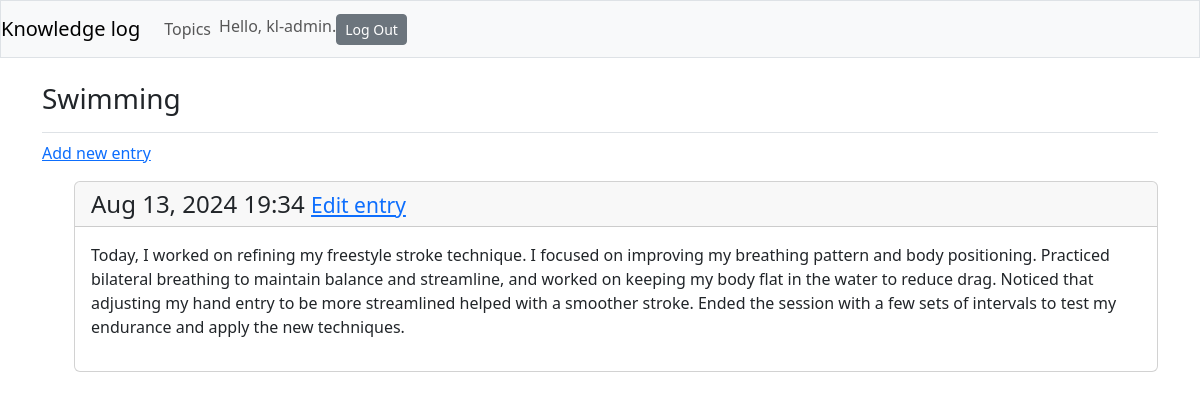
The page /topics/3/ (signed in) on the database its author committed.
### core_app/models.py (models this page shows, shortened)
class Topic(models.Model):
    title = models.CharField(max_length=200)
    date_added = models.DateTimeField(auto_now_add=True)
    owner = models.ForeignKey(User, on_delete=models.CASCADE)
    def __str__(self):
        return self.title

class Entry(models.Model):
    topic = models.ForeignKey(Topic, on_delete=models.CASCADE)
    text = models.TextField()
    date_added = models.DateTimeField(auto_now_add=True)
    class Meta:
        verbose_name_plural = 'entries'

### core_app/views.py (the view)
# urls.py: path('topics/<int:topic_id>/', views.get_topic, name='topic'),
@login_required
def get_topic(request, topic_id):
    topic = Topic.objects.get(id=topic_id)
    check_topic_owner(topic, request)
    entries = topic.entry_set.order_by('-date_added')
    context = {'topic': topic,
               'entries': entries}
    return render(request, "core_app/topic.html", context)

### core_app/views.py (called while the page is built)
def check_topic_owner(topic, request):
    if topic.owner != request.user:
        raise Http404

### core_app/templates/core_app/topic.html
{% extends "core_app/base.html" %}
{% block page_header %}
    <h3>{{ topic }}</h3>
{% endblock page_header %}
{% block content %}
    <p><a href="{% url 'core_app:new_entry' topic.id %}">Add new entry</a></p>
    <ul>
    {% for entry in entries %}
        <div class="card mb-3">
            <h4 class="card-header">
                    {{ entry.date_added|date:'M d, Y H:i' }}
                <small>
                    <a href="{% url 'core_app:edit_entry' entry.id %}">Edit entry</a>
                </small>
            </h4>
            <div class="card-body">
                    {{ entry.text | linebreaks }}
            </div>
        </div>
    {% empty %}
        <p>There are no entries for this topic yet.</p>
    {% endfor %}
    </ul>
{% endblock content %}

### core_app/templates/core_app/base.html (shortened to what this page needs)
{% load django_bootstrap5 %}
<!doctype html>
<html lang="en">
<head>
    {% bootstrap_css %}
</head>
<body>
    <nav class="navbar navbar-expand-md navbar-light bg-light mb-4 border">
        <a href="{% url 'core_app:index' %}" class="navbar-brand">Knowledge log</a>
        <div class="collapse navbar-collapse" id="navbarCollapse">
            <ul class="navbar-nav mr-auto">
                <li class="nav-item">
                    <a href="{% url 'core_app:topics' %}" class="nav-link">Topics</a>
                </li>
            </ul>
            <ul class="navbar-nav ml-auto">
                {% if user.is_authenticated %}
                    <li class="nav-item">
                        <span class="navbar-text">Hello, {{ user.username }}.</span>
                    </li>
                    <li class="nav-item">
                        <form action="{% url 'users:logout' %}" method="post">
                            <button class="btn btn-sm btn-secondary" type="submit">Log Out</button>
                        </form>
                    </li>
                {% endif %}
            </ul>
        </div>
    </nav>
    <main role="main" class="container">
        <div class="pb-2 mb-2 border-bottom">
            {% block page_header %}{% endblock page_header %}
        </div>
            {% block content %}{% endblock content %}
    </main>
</body>
</html>

### rows shown on the page
Topic: title "Swimming"
Entry: date_added "Aug 13, 2024 19:34", text "Today, I worked on refining my freestyle stroke technique. I focused on improving my breathing pattern and body positioning. Practiced bilateral breathing to maintain balance and streamline, and worked on keeping my body flat in the water to reduce drag. Noticed that adjusting my hand entry to be more streamlined helped with a smoother stroke. Ended the session with a few sets of intervals to test my endurance and apply the new techniques."

### other values the page prints
{{ user.username }} "kl-admin"
